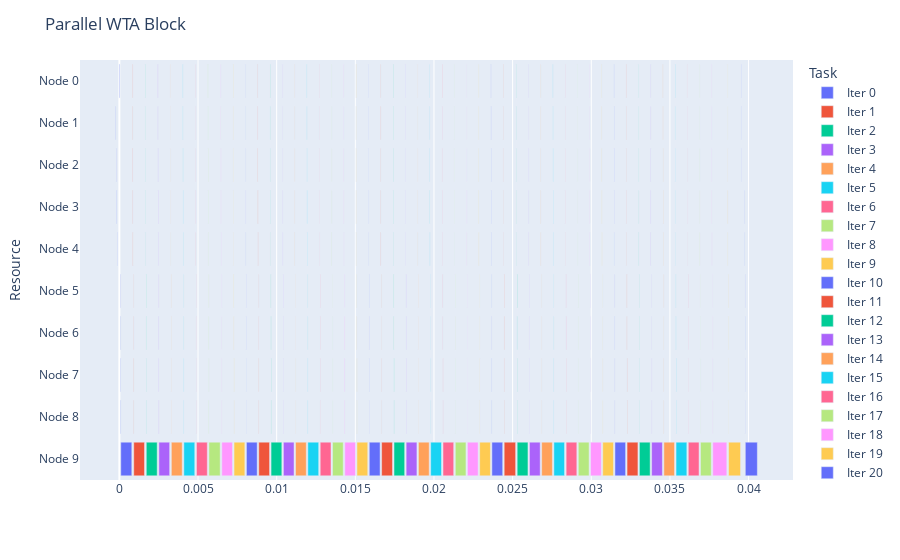

Write notebook code for a chart like this one.
### Code cell
# Block
fig = getDataGantt(logs[2], "Parallel WTA Block")
fig.show()

### Figure 1 — Plotly figure (JSON) as saved in the notebook; plotly's stock layout.template omitted (floating-point values rounded to 4 significant figures)
{"data": [{"alignmentgroup": "True", "base": [0, -0.0002367, -0.0001884, -0.0001695, -0.0001316, 7.653e-05, 8.106e-05, 8.488e-05, 8.774e-05, 8.965e-05], "hovertemplate": "Task=Iter 0<br>Start=%{base}<br>Finish=%{x}<br>Resource=%{y}<extra></extra>", "legendgroup": "Iter 0", "marker": {"color": "#636efa", "pattern": {"shape": ""}}, "name": "Iter 0", "offsetgroup": "Iter 0", "orientation": "h", "showlegend": true, "textposition": "auto", "type": "bar", "x": [2.623e-05, 1.574e-05, 1.645e-05, 1.526e-05, 1.526e-05, 1.454e-05, 1.55e-05, 1.454e-05, 1.502e-05, 0.0007019], "xaxis": "x", "y": ["Node 0", "Node 1", "Node 2", "Node 3", "Node 4", "Node 5", "Node 6", "Node 7", "Node 8", "Node 9"], "yaxis": "y"}, {"alignmentgroup": "True", "base": [0.0008457, 0.0008483, 0.0008509, 0.0008528, 0.0008566, 0.0008993, 0.0009027, 0.0009081, 0.0009086, 0.0009124], "hovertemplate": "Task=Iter 1<br>Start=%{base}<br>Finish=%{x}<br>Resource=%{y}<extra></extra>", "legendgroup": "Iter 1", "marker": {"color": "#EF553B", "pattern": {"shape": ""}}, "name": "Iter 1", "offsetgroup": "Iter 1", "orientation": "h", "showlegend": true, "textposition": "auto", "type": "bar", "x": [1.359e-05, 1.168e-05, 1.216e-05, 1.121e-05, 1.168e-05, 1.097e-05, 1.144e-05, 1.192e-05, 1.144e-05, 0.0006864], "xaxis": "x", "y": ["Node 0", "Node 1", "Node 2", "Node 3", "Node 4", "Node 5", "Node 6", "Node 7", "Node 8", "Node 9"], "yaxis": "y"}, {"alignmentgroup": "True", "base": [0.001645, 0.001647, 0.001651, 0.001653, 0.001657, 0.001698, 0.001701, 0.001705, 0.001706, 0.001711], "hovertemplate": "Task=Iter 2<br>Start=%{base}<br>Finish=%{x}<br>Resource=%{y}<extra></extra>", "legendgroup": "Iter 2", "marker": {"color": "#00cc96", "pattern": {"shape": ""}}, "name": "Iter 2", "offsetgroup": "Iter 2", "orientation": "h", "showlegend": true, "textposition": "auto", "type": "bar", "x": [1.287e-05, 1.001e-05, 1.073e-05, 1.025e-05, 1.049e-05, 1.049e-05, 1.073e-05, 1.073e-05, 1.025e-05, 0.0006933], "xaxis": "x", "y": ["Node 0", "Node 1", "Node 2", "Node 3", "Node 4", "Node 5", "Node 6", "Node 7", "Node 8", "Node 9"], "yaxis": "y"}, {"alignmentgroup": "True", "base": [0.002448, 0.00245, 0.002453, 0.002455, 0.00246, 0.0025, 0.002504, 0.002508, 0.00251, 0.002512], "hovertemplate": "Task=Iter 3<br>Start=%{base}<br>Finish=%{x}<br>Resource=%{y}<extra></extra>", "legendgroup": "Iter 3", "marker": {"color": "#ab63fa", "pattern": {"shape": ""}}, "name": "Iter 3", "offsetgroup": "Iter 3", "orientation": "h", "showlegend": true, "textposition": "auto", "type": "bar", "x": [1.121e-05, 9.775e-06, 1.049e-05, 1.001e-05, 1.025e-05, 1.025e-05, 1.168e-05, 1.049e-05, 1.144e-05, 0.0006859], "xaxis": "x", "y": ["Node 0", "Node 1", "Node 2", "Node 3", "Node 4", "Node 5", "Node 6", "Node 7", "Node 8", "Node 9"], "yaxis": "y"}, {"alignmentgroup": "True", "base": [0.003238, 0.003241, 0.003244, 0.003247, 0.00325, 0.003289, 0.003289, 0.003294, 0.003297, 0.003303], "hovertemplate": "Task=Iter 4<br>Start=%{base}<br>Finish=%{x}<br>Resource=%{y}<extra></extra>", "legendgroup": "Iter 4", "marker": {"color": "#FFA15A", "pattern": {"shape": ""}}, "name": "Iter 4", "offsetgroup": "Iter 4", "orientation": "h", "showlegend": true, "textposition": "auto", "type": "bar", "x": [1.168e-05, 9.298e-06, 9.775e-06, 9.775e-06, 9.537e-06, 1.001e-05, 9.775e-06, 1.025e-05, 1.001e-05, 0.0006919], "xaxis": "x", "y": ["Node 0", "Node 1", "Node 2", "Node 3", "Node 4", "Node 5", "Node 6", "Node 7", "Node 8", "Node 9"], "yaxis": "y"}, {"alignmentgroup": "True", "base": [0.004036, 0.004038, 0.004041, 0.004044, 0.004048, 0.004086, 0.004088, 0.004094, 0.004095, 0.004098], "hovertemplate": "Task=Iter 5<br>Start=%{base}<br>Finish=%{x}<br>Resource=%{y}<extra></extra>", "legendgroup": "Iter 5", "marker": {"color": "#19d3f3", "pattern": {"shape": ""}}, "name": "Iter 5", "offsetgroup": "Iter 5", "orientation": "h", "showlegend": true, "textposition": "auto", "type": "bar", "x": [1.121e-05, 9.537e-06, 1.025e-05, 9.537e-06, 1.049e-05, 1.025e-05, 1.049e-05, 1.025e-05, 1.001e-05, 0.0006957], "xaxis": "x", "y": ["Node 0", "Node 1", "Node 2", "Node 3", "Node 4", "Node 5", "Node 6", "Node 7", "Node 8", "Node 9"], "yaxis": "y"}, {"alignmentgroup": "True", "base": [0.004838, 0.00484, 0.004843, 0.004846, 0.004849, 0.004889, 0.00489, 0.004896, 0.004898, 0.004901], "hovertemplate": "Task=Iter 6<br>Start=%{base}<br>Finish=%{x}<br>Resource=%{y}<extra></extra>", "legendgroup": "Iter 6", "marker": {"color": "#FF6692", "pattern": {"shape": ""}}, "name": "Iter 6", "offsetgroup": "Iter 6", "orientation": "h", "showlegend": true, "textposition": "auto", "type": "bar", "x": [1.192e-05, 9.537e-06, 1.025e-05, 1.001e-05, 1.001e-05, 1.025e-05, 1.025e-05, 1.025e-05, 9.775e-06, 0.0006888], "xaxis": "x", "y": ["Node 0", "Node 1", "Node 2", "Node 3", "Node 4", "Node 5", "Node 6", "Node 7", "Node 8", "Node 9"], "yaxis": "y"}, {"alignmentgroup": "True", "base": [0.005628, 0.005631, 0.005635, 0.005637, 0.005641, 0.005679, 0.005681, 0.005691, 0.005687, 0.005692], "hovertemplate": "Task=Iter 7<br>Start=%{base}<br>Finish=%{x}<br>Resource=%{y}<extra></extra>", "legendgroup": "Iter 7", "marker": {"color": "#B6E880", "pattern": {"shape": ""}}, "name": "Iter 7", "offsetgroup": "Iter 7", "orientation": "h", "showlegend": true, "textposition": "auto", "type": "bar", "x": [1.097e-05, 9.775e-06, 1.025e-05, 1.001e-05, 1.049e-05, 1.025e-05, 1.025e-05, 1.049e-05, 1.001e-05, 0.0007169], "xaxis": "x", "y": ["Node 0", "Node 1", "Node 2", "Node 3", "Node 4", "Node 5", "Node 6", "Node 7", "Node 8", "Node 9"], "yaxis": "y"}, {"alignmentgroup": "True", "base": [0.006448, 0.006451, 0.006455, 0.006457, 0.00646, 0.006497, 0.006502, 0.006507, 0.006508, 0.006511], "hovertemplate": "Task=Iter 8<br>Start=%{base}<br>Finish=%{x}<br>Resource=%{y}<extra></extra>", "legendgroup": "Iter 8", "marker": {"color": "#FF97FF", "pattern": {"shape": ""}}, "name": "Iter 8", "offsetgroup": "Iter 8", "orientation": "h", "showlegend": true, "textposition": "auto", "type": "bar", "x": [1.097e-05, 1.001e-05, 1.097e-05, 9.537e-06, 1.025e-05, 1.001e-05, 1.144e-05, 1.001e-05, 9.775e-06, 0.0006793], "xaxis": "x", "y": ["Node 0", "Node 1", "Node 2", "Node 3", "Node 4", "Node 5", "Node 6", "Node 7", "Node 8", "Node 9"], "yaxis": "y"}, {"alignmentgroup": "True", "base": [0.007228, 0.00723, 0.007233, 0.007236, 0.00724, 0.007277, 0.007279, 0.007285, 0.007286, 0.007289], "hovertemplate": "Task=Iter 9<br>Start=%{base}<br>Finish=%{x}<br>Resource=%{y}<extra></extra>", "legendgroup": "Iter 9", "marker": {"color": "#FECB52", "pattern": {"shape": ""}}, "name": "Iter 9", "offsetgroup": "Iter 9", "orientation": "h", "showlegend": true, "textposition": "auto", "type": "bar", "x": [1.073e-05, 9.537e-06, 1.001e-05, 9.537e-06, 9.537e-06, 1.001e-05, 9.775e-06, 1.025e-05, 1.001e-05, 0.000689], "xaxis": "x", "y": ["Node 0", "Node 1", "Node 2", "Node 3", "Node 4", "Node 5", "Node 6", "Node 7", "Node 8", "Node 9"], "yaxis": "y"}, {"alignmentgroup": "True", "base": [0.008014, 0.008017, 0.008021, 0.008023, 0.008027, 0.008065, 0.008067, 0.008071, 0.008072, 0.008077], "hovertemplate": "Task=Iter 10<br>Start=%{base}<br>Finish=%{x}<br>Resource=%{y}<extra></extra>", "legendgroup": "Iter 10", "marker": {"color": "#636efa", "pattern": {"shape": ""}}, "name": "Iter 10", "offsetgroup": "Iter 10", "orientation": "h", "showlegend": true, "textposition": "auto", "type": "bar", "x": [1.073e-05, 9.775e-06, 9.775e-06, 1.001e-05, 9.298e-06, 1.025e-05, 1.001e-05, 9.775e-06, 9.775e-06, 0.0006847], "xaxis": "x", "y": ["Node 0", "Node 1", "Node 2", "Node 3", "Node 4", "Node 5", "Node 6", "Node 7", "Node 8", "Node 9"], "yaxis": "y"}, {"alignmentgroup": "True", "base": [0.008798, 0.008801, 0.008803, 0.008806, 0.00881, 0.008848, 0.00885, 0.008856, 0.008855, 0.008861], "hovertemplate": "Task=Iter 11<br>Start=%{base}<br>Finish=%{x}<br>Resource=%{y}<extra></extra>", "legendgroup": "Iter 11", "marker": {"color": "#EF553B", "pattern": {"shape": ""}}, "name": "Iter 11", "offsetgroup": "Iter 11", "orientation": "h", "showlegend": true, "textposition": "auto", "type": "bar", "x": [1.049e-05, 9.298e-06, 9.775e-06, 9.775e-06, 9.775e-06, 1.001e-05, 1.001e-05, 1.025e-05, 1.001e-05, 0.0006864], "xaxis": "x", "y": ["Node 0", "Node 1", "Node 2", "Node 3", "Node 4", "Node 5", "Node 6", "Node 7", "Node 8", "Node 9"], "yaxis": "y"}, {"alignmentgroup": "True", "base": [0.009582, 0.009585, 0.009589, 0.009592, 0.009595, 0.009632, 0.009635, 0.00964, 0.009639, 0.009643], "hovertemplate": "Task=Iter 12<br>Start=%{base}<br>Finish=%{x}<br>Resource=%{y}<extra></extra>", "legendgroup": "Iter 12", "marker": {"color": "#00cc96", "pattern": {"shape": ""}}, "name": "Iter 12", "offsetgroup": "Iter 12", "orientation": "h", "showlegend": true, "textposition": "auto", "type": "bar", "x": [1.025e-05, 9.537e-06, 9.775e-06, 1.001e-05, 9.775e-06, 9.775e-06, 1.001e-05, 1.025e-05, 1.001e-05, 0.0006859], "xaxis": "x", "y": ["Node 0", "Node 1", "Node 2", "Node 3", "Node 4", "Node 5", "Node 6", "Node 7", "Node 8", "Node 9"], "yaxis": "y"}, {"alignmentgroup": "True", "base": [0.01037, 0.01037, 0.01037, 0.01037, 0.01038, 0.01042, 0.01042, 0.01042, 0.01042, 0.01043], "hovertemplate": "Task=Iter 13<br>Start=%{base}<br>Finish=%{x}<br>Resource=%{y}<extra></extra>", "legendgroup": "Iter 13", "marker": {"color": "#ab63fa", "pattern": {"shape": ""}}, "name": "Iter 13", "offsetgroup": "Iter 13", "orientation": "h", "showlegend": true, "textposition": "auto", "type": "bar", "x": [1.097e-05, 9.775e-06, 1.001e-05, 1.025e-05, 9.537e-06, 1.025e-05, 1.049e-05, 1.049e-05, 1.001e-05, 0.0006781], "xaxis": "x", "y": ["Node 0", "Node 1", "Node 2", "Node 3", "Node 4", "Node 5", "Node 6", "Node 7", "Node 8", "Node 9"], "yaxis": "y"}, {"alignmentgroup": "True", "base": [0.01114, 0.01114, 0.01114, 0.01115, 0.01115, 0.01119, 0.01119, 0.0112, 0.0112, 0.0112], "hovertemplate": "Task=Iter 14<br>Start=%{base}<br>Finish=%{x}<br>Resource=%{y}<extra></extra>", "legendgroup": "Iter 14", "marker": {"color": "#FFA15A", "pattern": {"shape": ""}}, "name": "Iter 14", "offsetgroup": "Iter 14", "orientation": "h", "showlegend": true, "textposition": "auto", "type": "bar", "x": [1.049e-05, 9.537e-06, 9.537e-06, 9.537e-06, 9.775e-06, 9.775e-06, 9.775e-06, 1.001e-05, 9.537e-06, 0.0006857], "xaxis": "x", "y": ["Node 0", "Node 1", "Node 2", "Node 3", "Node 4", "Node 5", "Node 6", "Node 7", "Node 8", "Node 9"], "yaxis": "y"}, {"alignmentgroup": "True", "base": [0.01192, 0.01192, 0.01192, 0.01193, 0.01193, 0.01197, 0.01197, 0.01198, 0.01198, 0.01198], "hovertemplate": "Task=Iter 15<br>Start=%{base}<br>Finish=%{x}<br>Resource=%{y}<extra></extra>", "legendgroup": "Iter 15", "marker": {"color": "#19d3f3", "pattern": {"shape": ""}}, "name": "Iter 15", "offsetgroup": "Iter 15", "orientation": "h", "showlegend": true, "textposition": "auto", "type": "bar", "x": [1.025e-05, 9.537e-06, 9.298e-06, 9.775e-06, 9.537e-06, 9.775e-06, 1.001e-05, 1.025e-05, 1.001e-05, 0.0006912], "xaxis": "x", "y": ["Node 0", "Node 1", "Node 2", "Node 3", "Node 4", "Node 5", "Node 6", "Node 7", "Node 8", "Node 9"], "yaxis": "y"}, {"alignmentgroup": "True", "base": [0.01271, 0.01271, 0.01271, 0.01271, 0.01272, 0.01276, 0.01276, 0.01276, 0.01276, 0.01277], "hovertemplate": "Task=Iter 16<br>Start=%{base}<br>Finish=%{x}<br>Resource=%{y}<extra></extra>", "legendgroup": "Iter 16", "marker": {"color": "#FF6692", "pattern": {"shape": ""}}, "name": "Iter 16", "offsetgroup": "Iter 16", "orientation": "h", "showlegend": true, "textposition": "auto", "type": "bar", "x": [1.001e-05, 9.06e-06, 9.775e-06, 9.775e-06, 9.537e-06, 1.001e-05, 1.001e-05, 1.025e-05, 9.775e-06, 0.0006888], "xaxis": "x", "y": ["Node 0", "Node 1", "Node 2", "Node 3", "Node 4", "Node 5", "Node 6", "Node 7", "Node 8", "Node 9"], "yaxis": "y"}, {"alignmentgroup": "True", "base": [0.01349, 0.01349, 0.01349, 0.0135, 0.0135, 0.01354, 0.01354, 0.01355, 0.01355, 0.01355], "hovertemplate": "Task=Iter 17<br>Start=%{base}<br>Finish=%{x}<br>Resource=%{y}<extra></extra>", "legendgroup": "Iter 17", "marker": {"color": "#B6E880", "pattern": {"shape": ""}}, "name": "Iter 17", "offsetgroup": "Iter 17", "orientation": "h", "showlegend": true, "textposition": "auto", "type": "bar", "x": [1.001e-05, 9.775e-06, 9.775e-06, 9.775e-06, 1.097e-05, 1.001e-05, 1.073e-05, 1.073e-05, 1.001e-05, 0.0006781], "xaxis": "x", "y": ["Node 0", "Node 1", "Node 2", "Node 3", "Node 4", "Node 5", "Node 6", "Node 7", "Node 8", "Node 9"], "yaxis": "y"}, {"alignmentgroup": "True", "base": [0.01426, 0.01427, 0.01427, 0.01427, 0.01428, 0.01431, 0.01431, 0.01432, 0.01432, 0.01433], "hovertemplate": "Task=Iter 18<br>Start=%{base}<br>Finish=%{x}<br>Resource=%{y}<extra></extra>", "legendgroup": "Iter 18", "marker": {"color": "#FF97FF", "pattern": {"shape": ""}}, "name": "Iter 18", "offsetgroup": "Iter 18", "orientation": "h", "showlegend": true, "textposition": "auto", "type": "bar", "x": [1.001e-05, 9.06e-06, 9.537e-06, 9.537e-06, 9.298e-06, 1.74e-05, 2.217e-05, 2.217e-05, 1.979e-05, 0.0006793], "xaxis": "x", "y": ["Node 0", "Node 1", "Node 2", "Node 3", "Node 4", "Node 5", "Node 6", "Node 7", "Node 8", "Node 9"], "yaxis": "y"}, {"alignmentgroup": "True", "base": [0.01504, 0.01505, 0.01505, 0.01505, 0.01506, 0.01509, 0.01509, 0.0151, 0.0151, 0.0151], "hovertemplate": "Task=Iter 19<br>Start=%{base}<br>Finish=%{x}<br>Resource=%{y}<extra></extra>", "legendgroup": "Iter 19", "marker": {"color": "#FECB52", "pattern": {"shape": ""}}, "name": "Iter 19", "offsetgroup": "Iter 19", "orientation": "h", "showlegend": true, "textposition": "auto", "type": "bar", "x": [1.049e-05, 9.06e-06, 1.001e-05, 9.775e-06, 1.049e-05, 9.775e-06, 1.025e-05, 1.025e-05, 9.537e-06, 0.0006866], "xaxis": "x", "y": ["Node 0", "Node 1", "Node 2", "Node 3", "Node 4", "Node 5", "Node 6", "Node 7", "Node 8", "Node 9"], "yaxis": "y"}, {"alignmentgroup": "True", "base": [0.01582, 0.01583, 0.01583, 0.01583, 0.01584, 0.01587, 0.01588, 0.01588, 0.01588, 0.01589], "hovertemplate": "Task=Iter 20<br>Start=%{base}<br>Finish=%{x}<br>Resource=%{y}<extra></extra>", "legendgroup": "Iter 20", "marker": {"color": "#636efa", "pattern": {"shape": ""}}, "name": "Iter 20", "offsetgroup": "Iter 20", "orientation": "h", "showlegend": true, "textposition": "auto", "type": "bar", "x": [9.775e-06, 9.298e-06, 9.775e-06, 9.775e-06, 1.025e-05, 1.001e-05, 9.775e-06, 1.025e-05, 9.775e-06, 0.0006886], "xaxis": "x", "y": ["Node 0", "Node 1", "Node 2", "Node 3", "Node 4", "Node 5", "Node 6", "Node 7", "Node 8", "Node 9"], "yaxis": "y"}, {"alignmentgroup": "True", "base": [0.01661, 0.01661, 0.01661, 0.01662, 0.01662, 0.01666, 0.01666, 0.01667, 0.01667, 0.01667], "hovertemplate": "Task=Iter 21<br>Start=%{base}<br>Finish=%{x}<br>Resource=%{y}<extra></extra>", "legendgroup": "Iter 21", "marker": {"color": "#EF553B", "pattern": {"shape": ""}}, "name": "Iter 21", "offsetgroup": "Iter 21", "orientation": "h", "showlegend": true, "textposition": "auto", "type": "bar", "x": [1.073e-05, 1.073e-05, 9.537e-06, 9.775e-06, 1.001e-05, 1.168e-05, 9.775e-06, 1.144e-05, 1.001e-05, 0.0006931], "xaxis": "x", "y": ["Node 0", "Node 1", "Node 2", "Node 3", "Node 4", "Node 5", "Node 6", "Node 7", "Node 8", "Node 9"], "yaxis": "y"}, {"alignmentgroup": "True", "base": [0.0174, 0.0174, 0.0174, 0.01741, 0.01741, 0.01745, 0.01745, 0.01746, 0.01746, 0.01746], "hovertemplate": "Task=Iter 22<br>Start=%{base}<br>Finish=%{x}<br>Resource=%{y}<extra></extra>", "legendgroup": "Iter 22", "marker": {"color": "#00cc96", "pattern": {"shape": ""}}, "name": "Iter 22", "offsetgroup": "Iter 22", "orientation": "h", "showlegend": true, "textposition": "auto", "type": "bar", "x": [1.025e-05, 9.775e-06, 9.537e-06, 1.001e-05, 1.025e-05, 1.025e-05, 9.775e-06, 1.049e-05, 1.001e-05, 0.0006785], "xaxis": "x", "y": ["Node 0", "Node 1", "Node 2", "Node 3", "Node 4", "Node 5", "Node 6", "Node 7", "Node 8", "Node 9"], "yaxis": "y"}, {"alignmentgroup": "True", "base": [0.01817, 0.01817, 0.01818, 0.01818, 0.01818, 0.01822, 0.01822, 0.01823, 0.01823, 0.01823], "hovertemplate": "Task=Iter 23<br>Start=%{base}<br>Finish=%{x}<br>Resource=%{y}<extra></extra>", "legendgroup": "Iter 23", "marker": {"color": "#ab63fa", "pattern": {"shape": ""}}, "name": "Iter 23", "offsetgroup": "Iter 23", "orientation": "h", "showlegend": true, "textposition": "auto", "type": "bar", "x": [1.001e-05, 9.298e-06, 9.537e-06, 9.775e-06, 9.775e-06, 9.537e-06, 9.537e-06, 1.001e-05, 9.775e-06, 0.0006857], "xaxis": "x", "y": ["Node 0", "Node 1", "Node 2", "Node 3", "Node 4", "Node 5", "Node 6", "Node 7", "Node 8", "Node 9"], "yaxis": "y"}, {"alignmentgroup": "True", "base": [0.01895, 0.01895, 0.01895, 0.01896, 0.01896, 0.019, 0.019, 0.01901, 0.01901, 0.01901], "hovertemplate": "Task=Iter 24<br>Start=%{base}<br>Finish=%{x}<br>Resource=%{y}<extra></extra>", "legendgroup": "Iter 24", "marker": {"color": "#FFA15A", "pattern": {"shape": ""}}, "name": "Iter 24", "offsetgroup": "Iter 24", "orientation": "h", "showlegend": true, "textposition": "auto", "type": "bar", "x": [9.775e-06, 9.537e-06, 9.537e-06, 9.537e-06, 9.775e-06, 9.775e-06, 9.537e-06, 1.025e-05, 1.001e-05, 0.0006845], "xaxis": "x", "y": ["Node 0", "Node 1", "Node 2", "Node 3", "Node 4", "Node 5", "Node 6", "Node 7", "Node 8", "Node 9"], "yaxis": "y"}, {"alignmentgroup": "True", "base": [0.01973, 0.01973, 0.01973, 0.01974, 0.01974, 0.01978, 0.01978, 0.01979, 0.01979, 0.01979], "hovertemplate": "Task=Iter 25<br>Start=%{base}<br>Finish=%{x}<br>Resource=%{y}<extra></extra>", "legendgroup": "Iter 25", "marker": {"color": "#19d3f3", "pattern": {"shape": ""}}, "name": "Iter 25", "offsetgroup": "Iter 25", "orientation": "h", "showlegend": true, "textposition": "auto", "type": "bar", "x": [1.025e-05, 9.537e-06, 9.537e-06, 9.775e-06, 1.025e-05, 9.775e-06, 9.775e-06, 1.001e-05, 1.001e-05, 0.0006883], "xaxis": "x", "y": ["Node 0", "Node 1", "Node 2", "Node 3", "Node 4", "Node 5", "Node 6", "Node 7", "Node 8", "Node 9"], "yaxis": "y"}, {"alignmentgroup": "True", "base": [0.02051, 0.02051, 0.02052, 0.02052, 0.02052, 0.02056, 0.02056, 0.02057, 0.02057, 0.02057], "hovertemplate": "Task=Iter 26<br>Start=%{base}<br>Finish=%{x}<br>Resource=%{y}<extra></extra>", "legendgroup": "Iter 26", "marker": {"color": "#FF6692", "pattern": {"shape": ""}}, "name": "Iter 26", "offsetgroup": "Iter 26", "orientation": "h", "showlegend": true, "textposition": "auto", "type": "bar", "x": [1.192e-05, 9.298e-06, 9.537e-06, 9.775e-06, 1.001e-05, 1.001e-05, 9.298e-06, 1.049e-05, 1.025e-05, 0.0006802], "xaxis": "x", "y": ["Node 0", "Node 1", "Node 2", "Node 3", "Node 4", "Node 5", "Node 6", "Node 7", "Node 8", "Node 9"], "yaxis": "y"}, {"alignmentgroup": "True", "base": [0.02129, 0.02129, 0.02129, 0.0213, 0.0213, 0.02135, 0.02135, 0.02135, 0.02135, 0.02136], "hovertemplate": "Task=Iter 27<br>Start=%{base}<br>Finish=%{x}<br>Resource=%{y}<extra></extra>", "legendgroup": "Iter 27", "marker": {"color": "#B6E880", "pattern": {"shape": ""}}, "name": "Iter 27", "offsetgroup": "Iter 27", "orientation": "h", "showlegend": true, "textposition": "auto", "type": "bar", "x": [1.001e-05, 9.298e-06, 9.537e-06, 9.537e-06, 9.298e-06, 1.001e-05, 1.264e-05, 1.025e-05, 1.001e-05, 0.0006783], "xaxis": "x", "y": ["Node 0", "Node 1", "Node 2", "Node 3", "Node 4", "Node 5", "Node 6", "Node 7", "Node 8", "Node 9"], "yaxis": "y"}, {"alignmentgroup": "True", "base": [0.02207, 0.02207, 0.02207, 0.02207, 0.02208, 0.02212, 0.02212, 0.02212, 0.02212, 0.02213], "hovertemplate": "Task=Iter 28<br>Start=%{base}<br>Finish=%{x}<br>Resource=%{y}<extra></extra>", "legendgroup": "Iter 28", "marker": {"color": "#FF97FF", "pattern": {"shape": ""}}, "name": "Iter 28", "offsetgroup": "Iter 28", "orientation": "h", "showlegend": true, "textposition": "auto", "type": "bar", "x": [1.025e-05, 9.06e-06, 9.537e-06, 9.775e-06, 1.049e-05, 9.537e-06, 9.537e-06, 1.001e-05, 9.537e-06, 0.0006838], "xaxis": "x", "y": ["Node 0", "Node 1", "Node 2", "Node 3", "Node 4", "Node 5", "Node 6", "Node 7", "Node 8", "Node 9"], "yaxis": "y"}, {"alignmentgroup": "True", "base": [0.02284, 0.02285, 0.02285, 0.02285, 0.02285, 0.02289, 0.0229, 0.0229, 0.0229, 0.02291], "hovertemplate": "Task=Iter 29<br>Start=%{base}<br>Finish=%{x}<br>Resource=%{y}<extra></extra>", "legendgroup": "Iter 29", "marker": {"color": "#FECB52", "pattern": {"shape": ""}}, "name": "Iter 29", "offsetgroup": "Iter 29", "orientation": "h", "showlegend": true, "textposition": "auto", "type": "bar", "x": [9.775e-06, 9.537e-06, 9.775e-06, 9.775e-06, 1.025e-05, 9.775e-06, 1.025e-05, 1.025e-05, 1.001e-05, 0.000684], "xaxis": "x", "y": ["Node 0", "Node 1", "Node 2", "Node 3", "Node 4", "Node 5", "Node 6", "Node 7", "Node 8", "Node 9"], "yaxis": "y"}, {"alignmentgroup": "True", "base": [0.02362, 0.02362, 0.02363, 0.02363, 0.02363, 0.02367, 0.02367, 0.02368, 0.02368, 0.02368], "hovertemplate": "Task=Iter 30<br>Start=%{base}<br>Finish=%{x}<br>Resource=%{y}<extra></extra>", "legendgroup": "Iter 30", "marker": {"color": "#636efa", "pattern": {"shape": ""}}, "name": "Iter 30", "offsetgroup": "Iter 30", "orientation": "h", "showlegend": true, "textposition": "auto", "type": "bar", "x": [1.025e-05, 9.775e-06, 9.537e-06, 9.775e-06, 1.001e-05, 1.001e-05, 1.049e-05, 1.025e-05, 1.001e-05, 0.0006886], "xaxis": "x", "y": ["Node 0", "Node 1", "Node 2", "Node 3", "Node 4", "Node 5", "Node 6", "Node 7", "Node 8", "Node 9"], "yaxis": "y"}, {"alignmentgroup": "True", "base": [0.0244, 0.0244, 0.02441, 0.02441, 0.02441, 0.02445, 0.02446, 0.02446, 0.02446, 0.02446], "hovertemplate": "Task=Iter 31<br>Start=%{base}<br>Finish=%{x}<br>Resource=%{y}<extra></extra>", "legendgroup": "Iter 31", "marker": {"color": "#EF553B", "pattern": {"shape": ""}}, "name": "Iter 31", "offsetgroup": "Iter 31", "orientation": "h", "showlegend": true, "textposition": "auto", "type": "bar", "x": [1.025e-05, 9.775e-06, 9.775e-06, 9.775e-06, 9.775e-06, 9.775e-06, 1.264e-05, 1.001e-05, 9.775e-06, 0.0007291], "xaxis": "x", "y": ["Node 0", "Node 1", "Node 2", "Node 3", "Node 4", "Node 5", "Node 6", "Node 7", "Node 8", "Node 9"], "yaxis": "y"}, {"alignmentgroup": "True", "base": [0.02523, 0.02523, 0.02523, 0.02523, 0.02524, 0.02528, 0.02528, 0.02528, 0.02528, 0.02529], "hovertemplate": "Task=Iter 32<br>Start=%{base}<br>Finish=%{x}<br>Resource=%{y}<extra></extra>", "legendgroup": "Iter 32", "marker": {"color": "#00cc96", "pattern": {"shape": ""}}, "name": "Iter 32", "offsetgroup": "Iter 32", "orientation": "h", "showlegend": true, "textposition": "auto", "type": "bar", "x": [9.775e-06, 9.537e-06, 9.775e-06, 9.537e-06, 9.298e-06, 1.335e-05, 1.001e-05, 1.001e-05, 9.537e-06, 0.0006866], "xaxis": "x", "y": ["Node 0", "Node 1", "Node 2", "Node 3", "Node 4", "Node 5", "Node 6", "Node 7", "Node 8", "Node 9"], "yaxis": "y"}, {"alignmentgroup": "True", "base": [0.02601, 0.02601, 0.02601, 0.02602, 0.02602, 0.02606, 0.02606, 0.02607, 0.02607, 0.02607], "hovertemplate": "Task=Iter 33<br>Start=%{base}<br>Finish=%{x}<br>Resource=%{y}<extra></extra>", "legendgroup": "Iter 33", "marker": {"color": "#ab63fa", "pattern": {"shape": ""}}, "name": "Iter 33", "offsetgroup": "Iter 33", "orientation": "h", "showlegend": true, "textposition": "auto", "type": "bar", "x": [1.073e-05, 9.775e-06, 1.025e-05, 1.025e-05, 1.001e-05, 1.049e-05, 1.049e-05, 1.025e-05, 9.775e-06, 0.0006838], "xaxis": "x", "y": ["Node 0", "Node 1", "Node 2", "Node 3", "Node 4", "Node 5", "Node 6", "Node 7", "Node 8", "Node 9"], "yaxis": "y"}, {"alignmentgroup": "True", "base": [0.02678, 0.02679, 0.02679, 0.02679, 0.0268, 0.02683, 0.02684, 0.02684, 0.02684, 0.02685], "hovertemplate": "Task=Iter 34<br>Start=%{base}<br>Finish=%{x}<br>Resource=%{y}<extra></extra>", "legendgroup": "Iter 34", "marker": {"color": "#FFA15A", "pattern": {"shape": ""}}, "name": "Iter 34", "offsetgroup": "Iter 34", "orientation": "h", "showlegend": true, "textposition": "auto", "type": "bar", "x": [1.001e-05, 9.775e-06, 9.537e-06, 1.001e-05, 1.001e-05, 1.025e-05, 1.073e-05, 1.001e-05, 1.001e-05, 0.0006831], "xaxis": "x", "y": ["Node 0", "Node 1", "Node 2", "Node 3", "Node 4", "Node 5", "Node 6", "Node 7", "Node 8", "Node 9"], "yaxis": "y"}, {"alignmentgroup": "True", "base": [0.02756, 0.02756, 0.02757, 0.02757, 0.02757, 0.02761, 0.02761, 0.02762, 0.02762, 0.02762], "hovertemplate": "Task=Iter 35<br>Start=%{base}<br>Finish=%{x}<br>Resource=%{y}<extra></extra>", "legendgroup": "Iter 35", "marker": {"color": "#19d3f3", "pattern": {"shape": ""}}, "name": "Iter 35", "offsetgroup": "Iter 35", "orientation": "h", "showlegend": true, "textposition": "auto", "type": "bar", "x": [1.001e-05, 9.537e-06, 9.775e-06, 9.775e-06, 9.537e-06, 1.001e-05, 1.025e-05, 1.001e-05, 9.775e-06, 0.0006797], "xaxis": "x", "y": ["Node 0", "Node 1", "Node 2", "Node 3", "Node 4", "Node 5", "Node 6", "Node 7", "Node 8", "Node 9"], "yaxis": "y"}, {"alignmentgroup": "True", "base": [0.02834, 0.02834, 0.02834, 0.02835, 0.02835, 0.02839, 0.02839, 0.0284, 0.0284, 0.0284], "hovertemplate": "Task=Iter 36<br>Start=%{base}<br>Finish=%{x}<br>Resource=%{y}<extra></extra>", "legendgroup": "Iter 36", "marker": {"color": "#FF6692", "pattern": {"shape": ""}}, "name": "Iter 36", "offsetgroup": "Iter 36", "orientation": "h", "showlegend": true, "textposition": "auto", "type": "bar", "x": [1.001e-05, 9.537e-06, 9.775e-06, 9.775e-06, 1.073e-05, 1.001e-05, 1.025e-05, 1.025e-05, 1.001e-05, 0.0006802], "xaxis": "x", "y": ["Node 0", "Node 1", "Node 2", "Node 3", "Node 4", "Node 5", "Node 6", "Node 7", "Node 8", "Node 9"], "yaxis": "y"}, {"alignmentgroup": "True", "base": [0.02911, 0.02912, 0.02912, 0.02912, 0.02912, 0.02916, 0.02916, 0.02917, 0.02917, 0.02918], "hovertemplate": "Task=Iter 37<br>Start=%{base}<br>Finish=%{x}<br>Resource=%{y}<extra></extra>", "legendgroup": "Iter 37", "marker": {"color": "#B6E880", "pattern": {"shape": ""}}, "name": "Iter 37", "offsetgroup": "Iter 37", "orientation": "h", "showlegend": true, "textposition": "auto", "type": "bar", "x": [9.775e-06, 9.298e-06, 9.537e-06, 9.537e-06, 9.537e-06, 9.537e-06, 9.537e-06, 1.001e-05, 1.001e-05, 0.0006862], "xaxis": "x", "y": ["Node 0", "Node 1", "Node 2", "Node 3", "Node 4", "Node 5", "Node 6", "Node 7", "Node 8", "Node 9"], "yaxis": "y"}, {"alignmentgroup": "True", "base": [0.02989, 0.0299, 0.0299, 0.0299, 0.0299, 0.02994, 0.02994, 0.02995, 0.02995, 0.02995], "hovertemplate": "Task=Iter 38<br>Start=%{base}<br>Finish=%{x}<br>Resource=%{y}<extra></extra>", "legendgroup": "Iter 38", "marker": {"color": "#FF97FF", "pattern": {"shape": ""}}, "name": "Iter 38", "offsetgroup": "Iter 38", "orientation": "h", "showlegend": true, "textposition": "auto", "type": "bar", "x": [1.001e-05, 9.537e-06, 9.537e-06, 9.775e-06, 1.001e-05, 1.001e-05, 1.144e-05, 1.049e-05, 1.001e-05, 0.0006819], "xaxis": "x", "y": ["Node 0", "Node 1", "Node 2", "Node 3", "Node 4", "Node 5", "Node 6", "Node 7", "Node 8", "Node 9"], "yaxis": "y"}, {"alignmentgroup": "True", "base": [0.03067, 0.03067, 0.03067, 0.03067, 0.03068, 0.03072, 0.03072, 0.03072, 0.03072, 0.03073], "hovertemplate": "Task=Iter 39<br>Start=%{base}<br>Finish=%{x}<br>Resource=%{y}<extra></extra>", "legendgroup": "Iter 39", "marker": {"color": "#FECB52", "pattern": {"shape": ""}}, "name": "Iter 39", "offsetgroup": "Iter 39", "orientation": "h", "showlegend": true, "textposition": "auto", "type": "bar", "x": [1.001e-05, 9.537e-06, 9.775e-06, 9.298e-06, 9.537e-06, 1.001e-05, 1.049e-05, 1.001e-05, 1.001e-05, 0.000684], "xaxis": "x", "y": ["Node 0", "Node 1", "Node 2", "Node 3", "Node 4", "Node 5", "Node 6", "Node 7", "Node 8", "Node 9"], "yaxis": "y"}, {"alignmentgroup": "True", "base": [0.03144, 0.03145, 0.03145, 0.03145, 0.03145, 0.03149, 0.0315, 0.0315, 0.0315, 0.0315], "hovertemplate": "Task=Iter 40<br>Start=%{base}<br>Finish=%{x}<br>Resource=%{y}<extra></extra>", "legendgroup": "Iter 40", "marker": {"color": "#636efa", "pattern": {"shape": ""}}, "name": "Iter 40", "offsetgroup": "Iter 40", "orientation": "h", "showlegend": true, "textposition": "auto", "type": "bar", "x": [9.537e-06, 9.298e-06, 9.775e-06, 9.537e-06, 9.537e-06, 9.775e-06, 1.001e-05, 1.001e-05, 9.537e-06, 0.000679], "xaxis": "x", "y": ["Node 0", "Node 1", "Node 2", "Node 3", "Node 4", "Node 5", "Node 6", "Node 7", "Node 8", "Node 9"], "yaxis": "y"}, {"alignmentgroup": "True", "base": [0.03221, 0.03222, 0.03222, 0.03222, 0.03223, 0.03226, 0.03227, 0.03227, 0.03227, 0.03228], "hovertemplate": "Task=Iter 41<br>Start=%{base}<br>Finish=%{x}<br>Resource=%{y}<extra></extra>", "legendgroup": "Iter 41", "marker": {"color": "#EF553B", "pattern": {"shape": ""}}, "name": "Iter 41", "offsetgroup": "Iter 41", "orientation": "h", "showlegend": true, "textposition": "auto", "type": "bar", "x": [1.025e-05, 9.537e-06, 9.298e-06, 9.775e-06, 9.537e-06, 9.537e-06, 9.775e-06, 1.001e-05, 9.298e-06, 0.0006926], "xaxis": "x", "y": ["Node 0", "Node 1", "Node 2", "Node 3", "Node 4", "Node 5", "Node 6", "Node 7", "Node 8", "Node 9"], "yaxis": "y"}, {"alignmentgroup": "True", "base": [0.033, 0.033, 0.033, 0.03301, 0.03301, 0.03305, 0.03305, 0.03306, 0.03306, 0.03306], "hovertemplate": "Task=Iter 42<br>Start=%{base}<br>Finish=%{x}<br>Resource=%{y}<extra></extra>", "legendgroup": "Iter 42", "marker": {"color": "#00cc96", "pattern": {"shape": ""}}, "name": "Iter 42", "offsetgroup": "Iter 42", "orientation": "h", "showlegend": true, "textposition": "auto", "type": "bar", "x": [9.537e-06, 9.06e-06, 9.537e-06, 9.537e-06, 9.775e-06, 9.775e-06, 1.025e-05, 1.025e-05, 1.001e-05, 0.0006852], "xaxis": "x", "y": ["Node 0", "Node 1", "Node 2", "Node 3", "Node 4", "Node 5", "Node 6", "Node 7", "Node 8", "Node 9"], "yaxis": "y"}, {"alignmentgroup": "True", "base": [0.03378, 0.03378, 0.03378, 0.03378, 0.03379, 0.03383, 0.03383, 0.03384, 0.03383, 0.03384], "hovertemplate": "Task=Iter 43<br>Start=%{base}<br>Finish=%{x}<br>Resource=%{y}<extra></extra>", "legendgroup": "Iter 43", "marker": {"color": "#ab63fa", "pattern": {"shape": ""}}, "name": "Iter 43", "offsetgroup": "Iter 43", "orientation": "h", "showlegend": true, "textposition": "auto", "type": "bar", "x": [1.073e-05, 1.049e-05, 1.097e-05, 1.049e-05, 1.049e-05, 1.073e-05, 1.073e-05, 1.097e-05, 1.073e-05, 0.0006855], "xaxis": "x", "y": ["Node 0", "Node 1", "Node 2", "Node 3", "Node 4", "Node 5", "Node 6", "Node 7", "Node 8", "Node 9"], "yaxis": "y"}, {"alignmentgroup": "True", "base": [0.03455, 0.03456, 0.03456, 0.03456, 0.03457, 0.03461, 0.03461, 0.03461, 0.03461, 0.03462], "hovertemplate": "Task=Iter 44<br>Start=%{base}<br>Finish=%{x}<br>Resource=%{y}<extra></extra>", "legendgroup": "Iter 44", "marker": {"color": "#FFA15A", "pattern": {"shape": ""}}, "name": "Iter 44", "offsetgroup": "Iter 44", "orientation": "h", "showlegend": true, "textposition": "auto", "type": "bar", "x": [1.025e-05, 9.775e-06, 9.537e-06, 1.001e-05, 9.775e-06, 1.001e-05, 9.775e-06, 1.025e-05, 9.775e-06, 0.0006773], "xaxis": "x", "y": ["Node 0", "Node 1", "Node 2", "Node 3", "Node 4", "Node 5", "Node 6", "Node 7", "Node 8", "Node 9"], "yaxis": "y"}, {"alignmentgroup": "True", "base": [0.03533, 0.03533, 0.03533, 0.03534, 0.03534, 0.03538, 0.03538, 0.03539, 0.03539, 0.03539], "hovertemplate": "Task=Iter 45<br>Start=%{base}<br>Finish=%{x}<br>Resource=%{y}<extra></extra>", "legendgroup": "Iter 45", "marker": {"color": "#19d3f3", "pattern": {"shape": ""}}, "name": "Iter 45", "offsetgroup": "Iter 45", "orientation": "h", "showlegend": true, "textposition": "auto", "type": "bar", "x": [1.025e-05, 9.537e-06, 9.775e-06, 9.775e-06, 9.537e-06, 9.775e-06, 9.775e-06, 1.025e-05, 1.001e-05, 0.0006866], "xaxis": "x", "y": ["Node 0", "Node 1", "Node 2", "Node 3", "Node 4", "Node 5", "Node 6", "Node 7", "Node 8", "Node 9"], "yaxis": "y"}, {"alignmentgroup": "True", "base": [0.03611, 0.03611, 0.03611, 0.03611, 0.03612, 0.03616, 0.03616, 0.03616, 0.03616, 0.03617], "hovertemplate": "Task=Iter 46<br>Start=%{base}<br>Finish=%{x}<br>Resource=%{y}<extra></extra>", "legendgroup": "Iter 46", "marker": {"color": "#FF6692", "pattern": {"shape": ""}}, "name": "Iter 46", "offsetgroup": "Iter 46", "orientation": "h", "showlegend": true, "textposition": "auto", "type": "bar", "x": [9.775e-06, 9.298e-06, 9.775e-06, 9.775e-06, 9.537e-06, 9.775e-06, 9.537e-06, 1.001e-05, 9.775e-06, 0.000684], "xaxis": "x", "y": ["Node 0", "Node 1", "Node 2", "Node 3", "Node 4", "Node 5", "Node 6", "Node 7", "Node 8", "Node 9"], "yaxis": "y"}, {"alignmentgroup": "True", "base": [0.03688, 0.03689, 0.03689, 0.03689, 0.03689, 0.03693, 0.03693, 0.03694, 0.03694, 0.03694], "hovertemplate": "Task=Iter 47<br>Start=%{base}<br>Finish=%{x}<br>Resource=%{y}<extra></extra>", "legendgroup": "Iter 47", "marker": {"color": "#B6E880", "pattern": {"shape": ""}}, "name": "Iter 47", "offsetgroup": "Iter 47", "orientation": "h", "showlegend": true, "textposition": "auto", "type": "bar", "x": [1.001e-05, 9.298e-06, 1.025e-05, 9.775e-06, 9.775e-06, 1.001e-05, 1.049e-05, 1.025e-05, 9.775e-06, 0.000684], "xaxis": "x", "y": ["Node 0", "Node 1", "Node 2", "Node 3", "Node 4", "Node 5", "Node 6", "Node 7", "Node 8", "Node 9"], "yaxis": "y"}, {"alignmentgroup": "True", "base": [0.03766, 0.03766, 0.03766, 0.03767, 0.03767, 0.03771, 0.03771, 0.03772, 0.03772, 0.03772], "hovertemplate": "Task=Iter 48<br>Start=%{base}<br>Finish=%{x}<br>Resource=%{y}<extra></extra>", "legendgroup": "Iter 48", "marker": {"color": "#FF97FF", "pattern": {"shape": ""}}, "name": "Iter 48", "offsetgroup": "Iter 48", "orientation": "h", "showlegend": true, "textposition": "auto", "type": "bar", "x": [1.001e-05, 9.537e-06, 9.775e-06, 9.537e-06, 9.775e-06, 1.001e-05, 1.001e-05, 1.001e-05, 9.775e-06, 0.0008941], "xaxis": "x", "y": ["Node 0", "Node 1", "Node 2", "Node 3", "Node 4", "Node 5", "Node 6", "Node 7", "Node 8", "Node 9"], "yaxis": "y"}, {"alignmentgroup": "True", "base": [0.03866, 0.03866, 0.03867, 0.03867, 0.03868, 0.03872, 0.03872, 0.03871, 0.03872, 0.03873], "hovertemplate": "Task=Iter 49<br>Start=%{base}<br>Finish=%{x}<br>Resource=%{y}<extra></extra>", "legendgroup": "Iter 49", "marker": {"color": "#FECB52", "pattern": {"shape": ""}}, "name": "Iter 49", "offsetgroup": "Iter 49", "orientation": "h", "showlegend": true, "textposition": "auto", "type": "bar", "x": [1.001e-05, 9.06e-06, 9.537e-06, 1.24e-05, 9.775e-06, 1.502e-05, 1.407e-05, 1.001e-05, 1.001e-05, 0.0007608], "xaxis": "x", "y": ["Node 0", "Node 1", "Node 2", "Node 3", "Node 4", "Node 5", "Node 6", "Node 7", "Node 8", "Node 9"], "yaxis": "y"}, {"alignmentgroup": "True", "base": [0.03953, 0.03953, 0.03953, 0.03975, 0.03976, 0.03978, 0.03978, 0.03979, 0.03979, 0.03979], "hovertemplate": "Task=Iter 50<br>Start=%{base}<br>Finish=%{x}<br>Resource=%{y}<extra></extra>", "legendgroup": "Iter 50", "marker": {"color": "#636efa", "pattern": {"shape": ""}}, "name": "Iter 50", "offsetgroup": "Iter 50", "orientation": "h", "showlegend": true, "textposition": "auto", "type": "bar", "x": [1.001e-05, 9.537e-06, 9.775e-06, 1.097e-05, 9.775e-06, 1.073e-05, 1.168e-05, 1.025e-05, 9.775e-06, 0.0007656], "xaxis": "x", "y": ["Node 0", "Node 1", "Node 2", "Node 3", "Node 4", "Node 5", "Node 6", "Node 7", "Node 8", "Node 9"], "yaxis": "y"}], "layout": {"barmode": "overlay", "legend": {"title": {"text": "Task"}, "tracegroupgap": 0}, "margin": {"t": 60}, "title": {"text": "Parallel WTA Block"}, "xaxis": {"anchor": "y", "domain": [0, 1], "type": "linear"}, "yaxis": {"anchor": "x", "autorange": "reversed", "domain": [0, 1], "title": {"text": "Resource"}}}}
